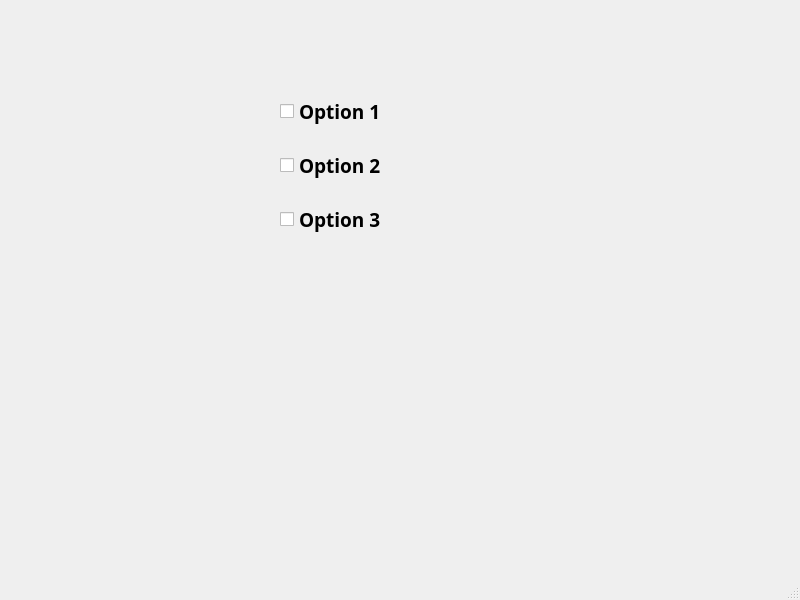
<?xml version="1.0" encoding="UTF-8"?>
<ui version="4.0">
 <class>MainWindow</class>
 <widget class="QMainWindow" name="MainWindow">
  <property name="geometry">
   <rect>
    <x>0</x>
    <y>0</y>
    <width>800</width>
    <height>600</height>
   </rect>
  </property>
  <property name="windowTitle">
   <string>MainWindow</string>
  </property>
  <widget class="QWidget" name="centralwidget">
   <widget class="QWidget" name="">
    <property name="geometry">
     <rect>
      <x>280</x>
      <y>80</y>
      <width>141</width>
      <height>171</height>
     </rect>
    </property>
    <layout class="QVBoxLayout" name="verticalLayout">
     <item>
      <widget class="QCheckBox" name="chkbx_1">
       <property name="font">
        <font>
         <family>Bahnschrift SemiBold</family>
         <pointsize>14</pointsize>
         <weight>75</weight>
         <bold>true</bold>
        </font>
       </property>
       <property name="text">
        <string>Option 1</string>
       </property>
      </widget>
     </item>
     <item>
      <widget class="QCheckBox" name="chkbx_2">
       <property name="font">
        <font>
         <family>Bahnschrift SemiBold</family>
         <pointsize>14</pointsize>
         <weight>75</weight>
         <bold>true</bold>
        </font>
       </property>
       <property name="text">
        <string>Option 2</string>
       </property>
      </widget>
     </item>
     <item>
      <widget class="QCheckBox" name="chkbx_3">
       <property name="font">
        <font>
         <family>Bahnschrift SemiBold</family>
         <pointsize>14</pointsize>
         <weight>75</weight>
         <bold>true</bold>
        </font>
       </property>
       <property name="text">
        <string>Option 3</string>
       </property>
      </widget>
     </item>
    </layout>
   </widget>
  </widget>
  <widget class="QMenuBar" name="menubar">
   <property name="geometry">
    <rect>
     <x>0</x>
     <y>0</y>
     <width>800</width>
     <height>21</height>
    </rect>
   </property>
  </widget>
  <widget class="QStatusBar" name="statusbar"/>
 </widget>
 <resources/>
 <connections/>
</ui>
